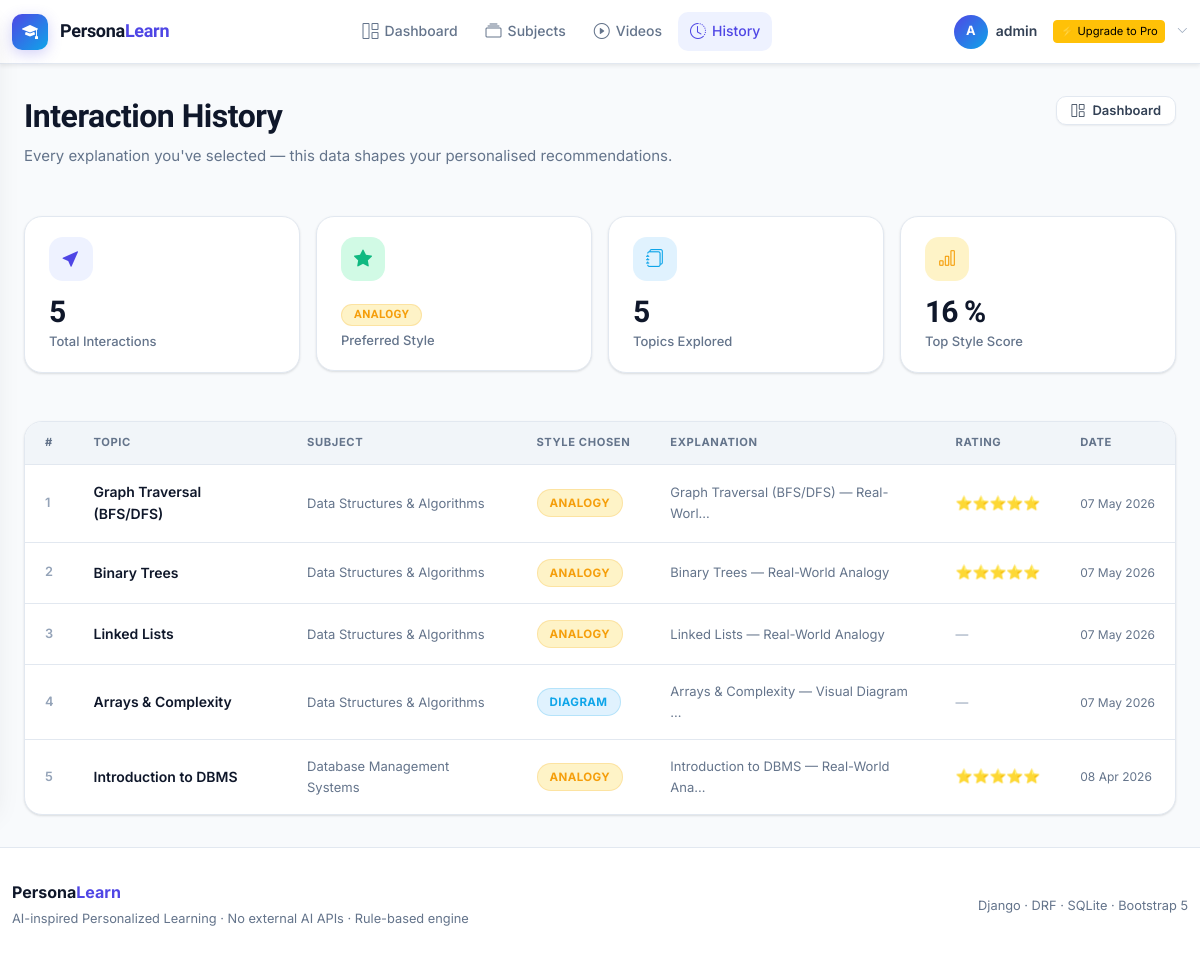
The page /history/ (signed in) on the database as committed earlier.
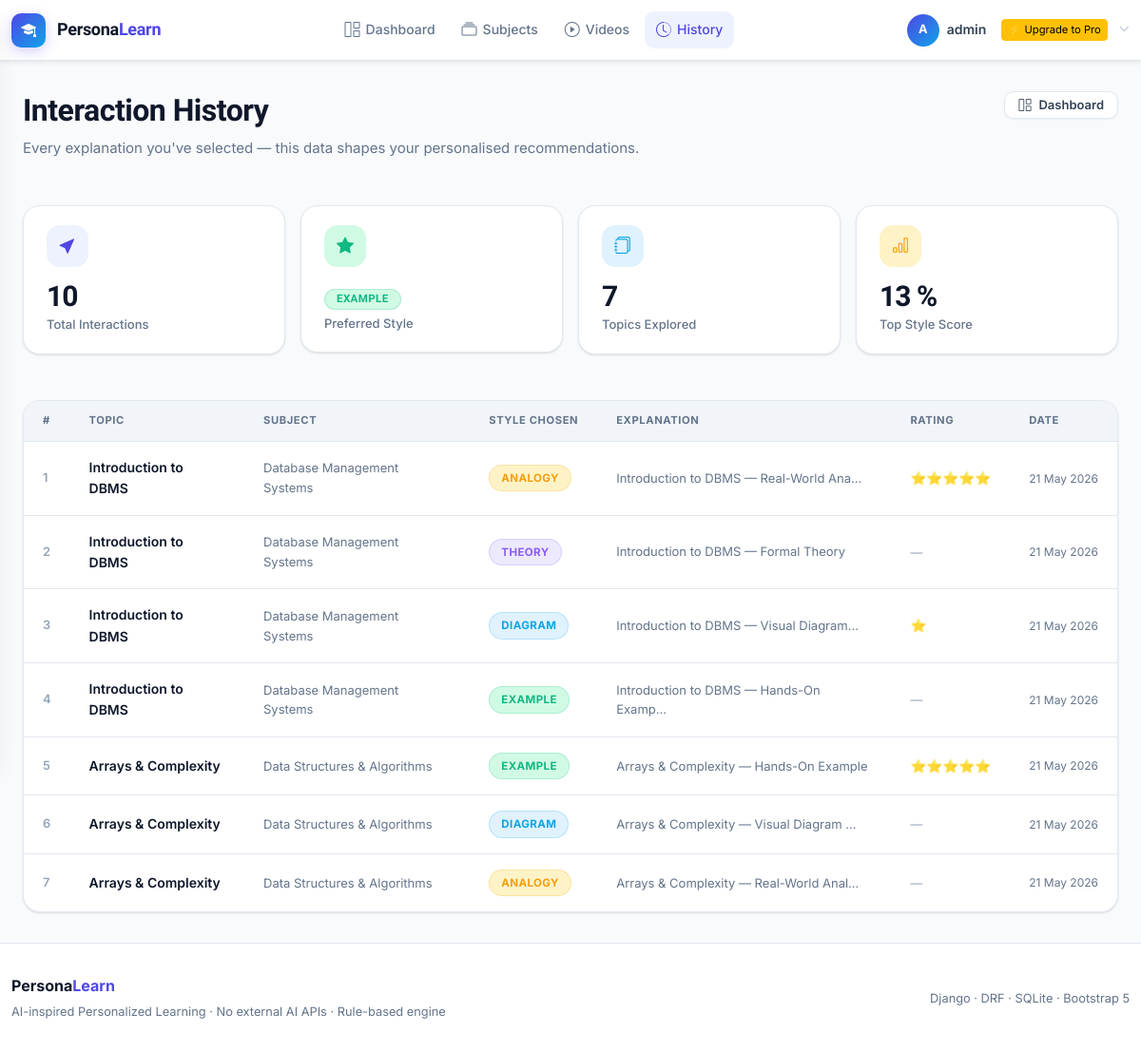
The same page on the database as committed later.
### recommendations/models.py (models this page shows, shortened)
class UserPreference(models.Model):
    STYLE_CHOICES = [
        ('diagram', 'Diagram'),
        ('analogy', 'Analogy'),
        ('example', 'Example'),
        ('theory', 'Theory'),
        ('logic', 'Logic'),
        ('balanced', 'Balanced'),
    ]
    user = models.OneToOneField(User, on_delete=models.CASCADE, related_name='preference')
    diagram_preference = models.FloatField(default=0.0)
    analogy_preference = models.FloatField(default=0.0)
    example_preference = models.FloatField(default=0.0)
    theory_preference = models.FloatField(default=0.0)
    logic_preference = models.FloatField(default=0.0)
    interaction_count = models.PositiveIntegerField(default=0)
    preferred_style = models.CharField(
        max_length=20, choices=STYLE_CHOICES, default='balanced'
    )
    updated_at = models.DateTimeField(auto_now=True)
    def get_normalized_scores(self):
        total = (self.diagram_preference + self.analogy_preference +
                 self.example_preference + self.theory_preference + self.logic_preference)
        if total == 0:
            return {k: 20.0 for k in ['diagram', 'analogy', 'example', 'theory', 'logic']}
        return {
            'diagram': round((self.diagram_preference / total) * 100, 1),
            'analogy': round((self.analogy_preference / total) * 100, 1),
            'example': round((self.example_preference / total) * 100, 1),
            'theory': round((self.theory_preference / total) * 100, 1),
            'logic': round((self.logic_preference / total) * 100, 1),
        }

class UserInteraction(models.Model):
    user = models.ForeignKey(User, on_delete=models.CASCADE, related_name='interactions')
    content_version = models.ForeignKey(
        'learning.ContentVersion', on_delete=models.CASCADE, related_name='interactions'
    )
    topic = models.ForeignKey(
        'learning.Topic', on_delete=models.CASCADE, related_name='user_interactions'
    )
    rating = models.PositiveIntegerField(
        null=True, blank=True, help_text='Optional 1-5 rating from user'
    )
    skipped = models.BooleanField(default=False, help_text='True if user clicked Not Interested')
    timestamp = models.DateTimeField(auto_now_add=True)
    class Meta:
        ordering = ['-timestamp']
        unique_together = ('user', 'content_version')

### learning/models.py (models this page shows, shortened)
class Topic(models.Model):
    subject = models.ForeignKey(Subject, on_delete=models.CASCADE, related_name='topics')
    title = models.CharField(max_length=300)
    slug = models.SlugField(blank=True)
    description = models.TextField(blank=True)
    order = models.PositiveIntegerField(default=0, help_text='Display order in subject')
    created_at = models.DateTimeField(auto_now_add=True)
    updated_at = models.DateTimeField(auto_now=True)
    class Meta:
        ordering = ['order', 'title']
        unique_together = ('subject', 'slug')

class Subject(models.Model):
    name = models.CharField(max_length=200)
    slug = models.SlugField(unique=True, blank=True)
    description = models.TextField(blank=True)
    icon = models.CharField(max_length=100, default='bi-book', help_text='Bootstrap icon class')
    color = models.CharField(max_length=20, default='#6c5ce7', help_text='Hex color for card')
    created_at = models.DateTimeField(auto_now_add=True)
    updated_at = models.DateTimeField(auto_now=True)
    class Meta:
        ordering = ['name']

class ContentVersion(models.Model):
    STYLE_CHOICES = [
        ('diagram', 'Diagram-Focused'),
        ('analogy', 'Analogy-Focused'),
        ('example', 'Example-Focused'),
        ('theory', 'Theory-Focused'),
        ('logic', 'Logic-Focused'),
    ]
    topic = models.ForeignKey(Topic, on_delete=models.CASCADE, related_name='content_versions')
    title = models.CharField(max_length=300)
    style_type = models.CharField(max_length=20, choices=STYLE_CHOICES)
    content = models.TextField(help_text='The actual explanation content for this style')
    diagram_score = models.IntegerField(default=0, help_text='0-100: How diagram-heavy is this content')
    analogy_score = models.IntegerField(default=0, help_text='0-100: How analogy-heavy is this content')
    example_score = models.IntegerField(default=0, help_text='0-100: How example-heavy is this content')
    theory_score = models.IntegerField(default=0, help_text='0-100: How theory-heavy is this content')
    logic_score = models.IntegerField(default=0, help_text='0-100: How logic-heavy is this content')
    created_at = models.DateTimeField(auto_now_add=True)
    class Meta:
        ordering = ['style_type']

### learning/views.py (the view)
# urls.py: path('history/', views.InteractionHistoryView.as_view(), name='interaction_history'),
@method_decorator(login_required, name='dispatch')
class InteractionHistoryView(View):
    template_name = 'learning/interaction_history.html'
    def get(self, request):
        interactions = UserInteraction.objects.filter(
            user=request.user
        ).select_related(
            'topic', 'topic__subject', 'content_version'
        ).order_by('-timestamp')
        pref, _ = UserPreference.objects.get_or_create(user=request.user)
        context = {
            'interactions': interactions,
            'pref': pref,
        }
        return render(request, self.template_name, context)

### accounts/models.py (called while the page is built)
    def get_avatar_initial(self):
        if self.user.first_name:
            return self.user.first_name[0].upper()
        return self.user.username[0].upper()

    def get_avatar_url(self):
        if self.avatar and hasattr(self.avatar, 'url'):
            try:
                return self.avatar.url
            except Exception:
                return None
        return None

### templates/learning/interaction_history.html (shortened to what this page needs)
{% extends 'base.html' %}
{% block content %}
<div class="page-container">
  <div class="page-header d-flex align-items-start justify-content-between flex-wrap gap-3 anim-fade-up">
    <div>
      <h1 class="page-title">Interaction History</h1>
      <p class="page-subtitle">Every explanation you've selected — this data shapes your personalised recommendations.</p>
    </div>
    <a href="{% url 'dashboard' %}" class="btn-secondary btn-sm"><i class="bi bi-grid-1x2"></i>Dashboard</a>
  </div>
  <div class="row g-3 mb-5 anim-fade-up anim-d1">
    <div class="col-6 col-md-3">
      <div class="stat-card">
        <div class="stat-icon" style="background:var(--primary-l);color:var(--primary);"><i class="bi bi-cursor-fill"></i></div>
        <div class="stat-value">{{ pref.interaction_count }}</div>
        <div class="stat-label">Total Interactions</div>
      </div>
    </div>
    <div class="col-6 col-md-3">
      <div class="stat-card">
        <div class="stat-icon" style="background:var(--success-l);color:var(--success);"><i class="bi bi-star-fill"></i></div>
        <div class="stat-value" style="font-size:1.25rem;padding-top:.25rem;">
          <span class="style-chip chip-{{ pref.preferred_style }}">{{ pref.preferred_style|title }}</span>
        </div>
        <div class="stat-label">Preferred Style</div>
      </div>
    </div>
    <div class="col-6 col-md-3">
      <div class="stat-card">
        <div class="stat-icon" style="background:var(--accent-l);color:var(--accent);"><i class="bi bi-journals"></i></div>
        <div class="stat-value">{{ interactions|length }}</div>
        <div class="stat-label">Topics Explored</div>
      </div>
    </div>
    <div class="col-6 col-md-3">
      <div class="stat-card">
        <div class="stat-icon" style="background:var(--warning-l);color:var(--warning);"><i class="bi bi-bar-chart"></i></div>
        <div class="stat-value">
          {% if pref.interaction_count > 0 %}
            {% with scores=pref.get_normalized_scores %}
              {{ scores.diagram|floatformat:0 }}
            {% endwith %}
          {% else %}0{% endif %}%
        </div>
        <div class="stat-label">Top Style Score</div>
      </div>
    </div>
  </div>
  {% if interactions %}
  <div class="history-table anim-fade-up anim-d2">
    <table>
      <thead>
        <tr>
          <th>#</th>
          <th>Topic</th>
          <th>Subject</th>
          <th>Style Chosen</th>
          <th>Explanation</th>
          <th>Rating</th>
          <th>Date</th>
        </tr>
      </thead>
      <tbody>
        {% for item in interactions %}
        <tr>
          <td style="color:var(--text-light);font-weight:600;font-size:.8rem;">{{ forloop.counter }}</td>
          <td>
            <a href="{% url 'topic_detail' item.topic.subject.slug item.topic.slug %}"
               style="font-weight:600;font-size:.875rem;color:var(--text);">
              {{ item.topic.title|truncatechars:35 }}
            </a>
          </td>
          <td style="color:var(--text-muted);font-size:.8125rem;">{{ item.topic.subject.name }}</td>
          <td>
            <span class="style-chip chip-{{ item.content_version.style_type }}">
              {{ item.content_version.style_type|title }}
            </span>
          </td>
          <td style="font-size:.8125rem;color:var(--text-muted);">{{ item.content_version.title|truncatechars:38 }}</td>
          <td>
            {% if item.rating %}
            <span class="star-rating">
              {% for i in "12345" %}{% if forloop.counter <= item.rating %}⭐{% endif %}{% endfor %}
            </span>
            {% else %}
            <span style="color:var(--text-light);font-size:.8rem;">—</span>
            {% endif %}
          </td>
          <td style="font-size:.75rem;color:var(--text-muted);white-space:nowrap;">{{ item.timestamp|date:"d M Y" }}</td>
        </tr>
        {% endfor %}
      </tbody>
    </table>
  </div>
  {% endif %}
</div>
{% endblock %}

Rows that differ between the two databases and show on the page:
removed UserPreference: interaction_count "5", preferred_style "ANALOGY"
removed UserInteraction: topic "Graph Traversal (BFS/DFS)", topic.subject.name "Data Structures & Algorithms", content_version.style_type "ANALOGY", content_version "Graph Traversal (BFS/DFS) — Real-Worl…", rating 5 (drawn), timestamp "07 May 2026"
removed UserInteraction: topic "Binary Trees", topic.subject.name "Data Structures & Algorithms", content_version.style_type "ANALOGY", content_version "Binary Trees — Real-World Analogy", rating 5 (drawn), timestamp "07 May 2026"
removed UserInteraction: topic "Linked Lists", topic.subject.name "Data Structures & Algorithms", content_version.style_type "ANALOGY", content_version "Linked Lists — Real-World Analogy", timestamp "07 May 2026"
removed UserInteraction: topic "Arrays & Complexity", topic.subject.name "Data Structures & Algorithms", content_version.style_type "DIAGRAM", content_version "Arrays & Complexity — Visual Diagram …", timestamp "07 May 2026"
removed UserInteraction: topic "Introduction to DBMS", topic.subject.name "Database Management Systems", content_version.style_type "ANALOGY", content_version "Introduction to DBMS — Real-World Ana…", rating 5 (drawn), timestamp "08 Apr 2026"
added UserPreference: interaction_count "10", preferred_style "EXAMPLE"
added UserInteraction: topic "Introduction to DBMS", topic.subject.name "Database Management Systems", content_version.style_type "ANALOGY", content_version "Introduction to DBMS — Real-World Ana…", rating 5 (drawn), timestamp "21 May 2026"
added UserInteraction: topic "Introduction to DBMS", topic.subject.name "Database Management Systems", content_version.style_type "THEORY", content_version "Introduction to DBMS — Formal Theory", timestamp "21 May 2026"
added UserInteraction: topic "Introduction to DBMS", topic.subject.name "Database Management Systems", content_version.style_type "DIAGRAM", content_version "Introduction to DBMS — Visual Diagram…", rating 1 (drawn), timestamp "21 May 2026"
added UserInteraction: topic "Introduction to DBMS", topic.subject.name "Database Management Systems", content_version.style_type "EXAMPLE", content_version "Introduction to DBMS — Hands-On Examp…", timestamp "21 May 2026"
added UserInteraction: topic "Arrays & Complexity", topic.subject.name "Data Structures & Algorithms", content_version.style_type "EXAMPLE", content_version "Arrays & Complexity — Hands-On Example", rating 5 (drawn), timestamp "21 May 2026"
added UserInteraction: topic "Arrays & Complexity", topic.subject.name "Data Structures & Algorithms", content_version.style_type "DIAGRAM", content_version "Arrays & Complexity — Visual Diagram …", timestamp "21 May 2026"
added UserInteraction: topic "Arrays & Complexity", topic.subject.name "Data Structures & Algorithms", content_version.style_type "ANALOGY", content_version "Arrays & Complexity — Real-World Anal…", timestamp "21 May 2026"
Other text that changed with them:
{{ interactions|length }}: "5" → "7"
{{ scores.diagram|floatformat:0 }}: "16" → "13"
